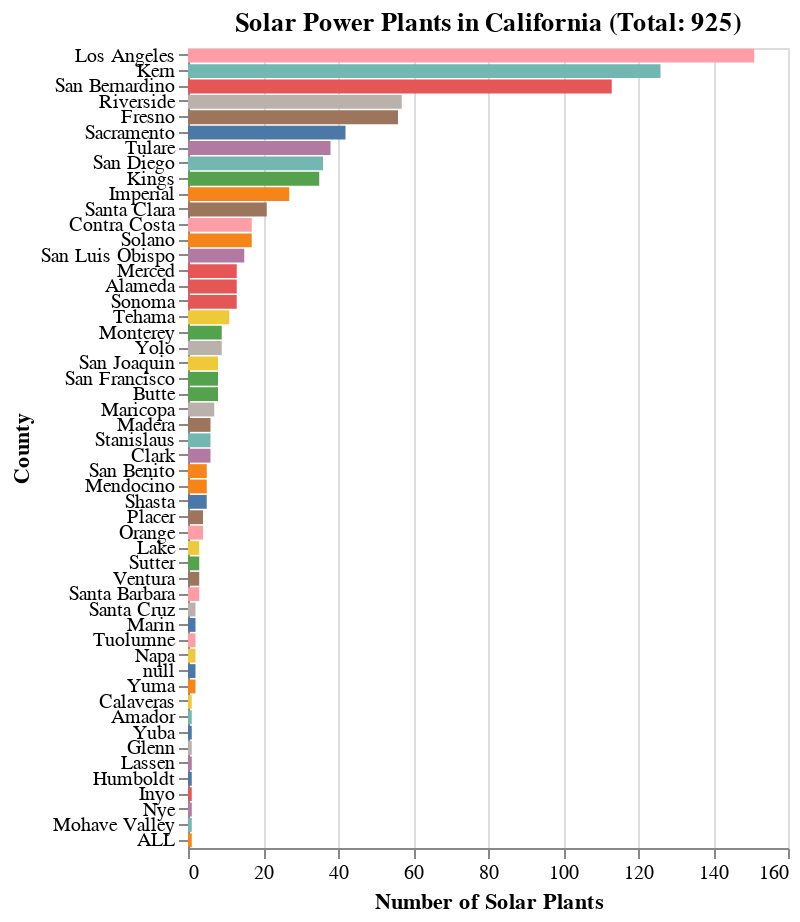

The notebook cell saved with this chart:
### Markdown cell above
How many solar plants are located in CA?

### Code cell
import pandas as pd
import altair as alt

# Load your dataset
df = pd.read_csv("Power_Plant.csv")

# Clean up: ensure uniform casing
df['PriEnergySource'] = df['PriEnergySource'].str.upper()
df['state'] = 'CA'  # Assume all are in CA based on file context

# Filter solar plants
solar_df = df[df['PriEnergySource'] == 'SUN']

# Count total number of solar plants
total_solar = len(solar_df)

# Bar chart of solar plants by county
bar_chart = alt.Chart(solar_df).mark_bar().encode(
    x=alt.X('count():Q', title='Number of Solar Plants'),
    y=alt.Y('County:N', sort='-x'),
    color=alt.Color('County:N', legend=None),
    tooltip=['County', alt.Tooltip('count()', title='Solar Plants')]
).properties(
    title=f'Solar Power Plants in California (Total: {total_solar})',
    height=400
)

bar_chart

### Figure 1 — Vega-Lite specification as saved in the notebook (floating-point values rounded to 4 significant figures; data arrays with more than 128 entries replaced by an {"elided": "..."} marker saying what was removed)
{"config": {"view": {"continuousWidth": 300, "continuousHeight": 300}}, "data": {"name": "data-ee136fe1d21614866c9e8f28cc5cadd0"}, "mark": {"type": "bar"}, "encoding": {"color": {"field": "County", "legend": null, "type": "nominal"}, "tooltip": [{"field": "County", "type": "nominal"}, {"aggregate": "count", "title": "Solar Plants", "type": "quantitative"}], "x": {"aggregate": "count", "title": "Number of Solar Plants", "type": "quantitative"}, "y": {"field": "County", "sort": "-x", "type": "nominal"}}, "height": 400, "title": "Solar Power Plants in California (Total: 925)", "$schema": "https://vega.github.io/schema/vega-lite/v5.20.1.json", "datasets": {"data-ee136fe1d21614866c9e8f28cc5cadd0": {"elided": "925 records"}}}
